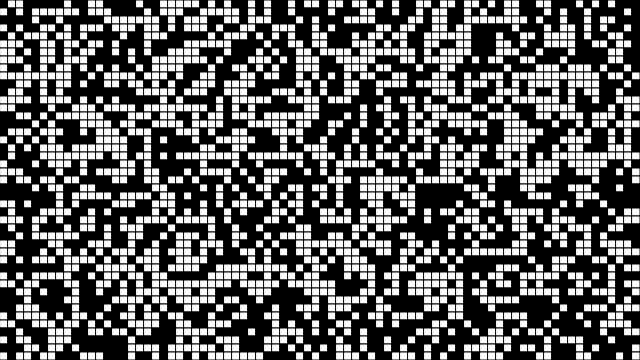
Frame 1 (no input)
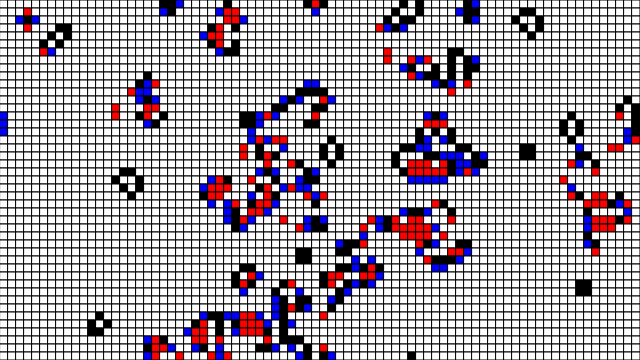
Frame 60 (no input)
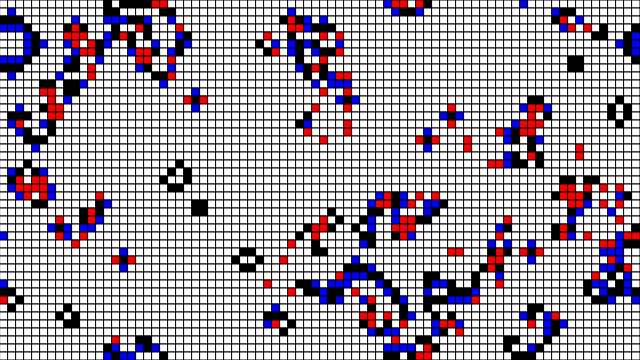
Frame 120 (the mouse pressed at the canvas centre since frame 60)

The p5.js sketch that drew these frames (run headless with seeded random() and noise() and a simulated clock; from frame 60 on, the mouse is pressed at the canvas centre):

// p5.js sketch
// ── sketch.js
let gol;

function setup() {
  createCanvas(640, 360);
  background(255);

  gol = new GOL();
}

function draw() {
  gol.display();
  gol.generate();
}

function mousePressed() {
  gol.init();
}

// ── cell.js
class Cell {
  constructor(x, y, w) {
    this.x = x;
    this.y = y;
    this.w = w;

    this.state = Math.floor(random(2));
    this.previous = this.state;
  }

  savePrevious() {
    this.previous = this.state;
  }

  newState(state) {
    this.state = state;
  }

  display() {
    stroke(0);
    strokeWeight(1);
    if (this.previous === 0 && this.state === 1) fill(0, 0, 255);
    else if (this.state === 1) fill(0);
    else if (this.previous === 1 && this.state === 0) fill(255, 0, 0);
    else fill(255);
    rect(this.x, this.y, this.w, this.w);
  }
}

// ── gol.js
class GOL {
  constructor() {
    this.w = 8;

    this.columns = Math.floor(width / this.w);
    this.rows = Math.floor(height / this.w);

    this.board = Array(this.columns)
      .fill()
      .map(() => Array(this.rows).fill());

    this.init();
  }

  init() {
    this.board = this.board.map((column, i) =>
      column.map((cell, j) => new Cell(i * this.w, j * this.w, this.w))
    );
  }

  generate() {
    this.board.forEach(column => column.forEach(cell => cell.savePrevious()));

    this.board.forEach((column, i) => {
      column.forEach((cell, j) => {
        let neighbors = 0;
        for (let x = -1; x <= 1; x++) {
          for (let y = -1; y <= 1; y++) {
            neighbors += this.board[(i + x + this.columns) % this.columns][
              (j + y + this.rows) % this.rows
            ].previous;
          }
        }
        neighbors -= cell.previous;

        if (cell.previous === 1 && neighbors < 2) cell.newState(0);
        else if (cell.previous === 1 && neighbors > 3) cell.newState(0);
        else if (cell.previous === 0 && neighbors === 3) cell.newState(1);
      });
    });
  }

  display() {
    this.board.forEach(column => column.forEach(cell => cell.display()));
  }
}
